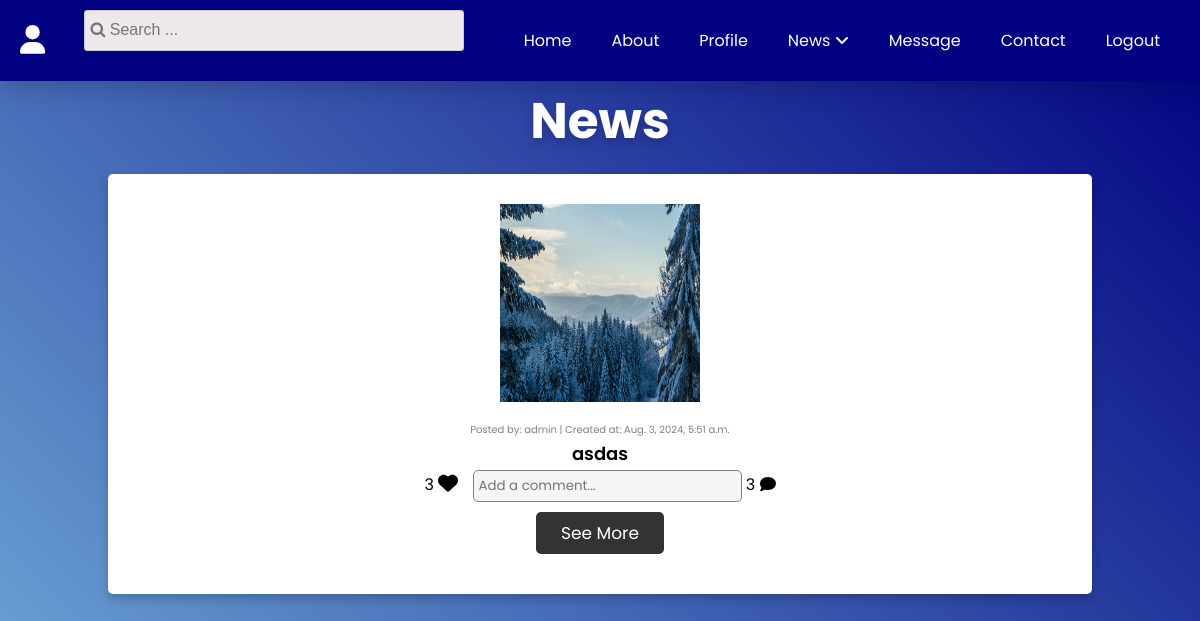
Page /news (signed in) on the committed database.
### myapp/models.py (models this page shows, shortened)
class Post(models.Model):
    user = models.ForeignKey(User, on_delete=models.CASCADE)
    content = models.TextField(null=True, blank=True)
    created_at = models.DateTimeField(auto_now_add=True)
    likes = models.ManyToManyField(User, related_name='liked_posts', through='Like')
    photo = models.ImageField(upload_to='post_photos/', null=True, blank=True)
    video = models.FileField(upload_to='post_videos/', null=True, blank=True)
    category_choices = [('Jobs', 'Jobs'), ('Events', 'Events'), ('News', 'News')]
    category = models.CharField(max_length=50, choices=category_choices, default='Events')
    link = models.URLField(blank=True, null=True)

### myapp/views.py (the view)
# urls.py: path('news', news, name='news'),
@login_required(login_url='login')
def news(request):
    query = request.GET.get('query', '')
    all_posts = Post.objects.filter(category__iexact='news')
    if query:
        all_posts = all_posts.filter(content__icontains=query)
    comment_form = CommentForm()
    return render(request, 'news.html', {
        'posts': all_posts,
        'comment_form': comment_form,
        'current_user': request.user
    })

### myapp/forms.py
class CommentForm(forms.ModelForm):
    class Meta:
        model = Comment
        fields = ['content']

### templates/news.html (shortened to what this page needs)
<!DOCTYPE html>
<html lang="en" dir="ltr">
  <head>
    {% load static %}
    <link rel="stylesheet" href="../static/css/user_view.css">
    <link rel="stylesheet" href="https://cdnjs.cloudflare.com/ajax/libs/font-awesome/5.15.3/css/all.min.css">
    <link href="https://cdnjs.cloudflare.com/ajax/libs/font-awesome/4.7.0/css/font-awesome.min.css" rel="stylesheet"/>
  </head>
  <body>
    <header>
        <a href="#" class="logo"><i class="fas fa-user"></i></a>
        <form action="{% url 'news' %}" method="get" class="form">
            <input type="text" id="search" name="query" placeholder="&#xF002; Search ..." style="font-family:Arial, FontAwesome" class="input">
        </form>
        <div class="navigation">
          <ul class="menu">
            <li class="menu-item"><a href="{% url 'home' %}">Home</a></li>
            <li class="menu-item">
              <a class="sub-btn" href="#about">About</a>
            </li>
            <li class="menu-item"><a href="{% url 'profile' %}">Profile</a></li>
            <li class="menu-item">
              <a class="sub-btn" href="#">News <i class="fas fa-angle-down"></i></a>
            </li>
            <li class="menu-item"><a href="{% url 'send_message' %}">Message</a></li>
            <li class="menu-item"><a href="#">Contact</a></li>
            <li class="menu-item"><a href="{% url 'logout' %}">Logout</a></li>
          </ul>
        </div>
      </header>
    <div class="container" data-profile-url="{% url 'user_profile' 'USERNAME_PLACEHOLDER' %}">
        <h1 class="heading">News</h1>
        <div class="box-container" id="container">
            {% for post in posts %}
            {% if post.category|lower == 'news' %}
            <div class="box" data-post-id="{{ post.id }}">
                <div class="photo">
                    {% if post.photo %}
                        <img src="{{ post.photo.url }}" alt="Post Photo" class="post-photo">
                    {% else %}
                        {% if not post.video %}
                            <p>No photo or video available</p>
                        {% endif %}
                    {% endif %}
                </div>
                <p class="post-info">Posted by: {{ post.user.username }} | Created at: {{ post.created_at }}</p>
                <p class="caption">{{ post.content }}</p>
                <span class="like-count">{{ post.likes.count }}</span>
                <i class="fas fa-heart like-icon like-button {% if request.user in post.likes.all %}liked{% endif %}" data-post-id="{{ post.id }}" id="like"></i>
                <form id="commentForm{{ post.id }}" class="comment-form" action="{% url 'post_comment' post.id %}">
                    <input type="text" id="commentInput{{ post.id }}" name="content" class="comment-input" placeholder="Add a comment...">
                </form>
                <span class="comment-count">{{ post.comments.count }}</span>
                <i class="fas fa-comment comment-icon" onclick="showMore(this)"></i><br>
                <a href="#" class="btn" onclick="showMore(this)">See More</a>
            </div>
            {% endif %}
            {% endfor %}
        </div>
    </div>
  </body>
</html>

### static/css/user_view.css (style rules this page uses)
html { scroll-behavior: smooth; }
* { margin: 0; padding: 0; box-sizing: border-box; font-family: "Poppins", sans-serif; }
.form { border-radius: 5px; display: flex; align-items: center; padding: 10px; width: 400px; right: 300px; }
.input[type="text"] { padding: 5px; border: 1px solid #ccc; border-radius: 3px; font-size: 16px; width: 100%; }
header { z-index: 999; position: fixed; top: 0; left: 0; width: 100%; display: flex; justify-content: space-between; align-items: center; background: navy; box-shadow: 0 5px 25px rgb(0 0 0 / 20%); padding: 0 20px; transition: 0.6s; }
header .logo { color: #fff; font-size: 1.8em; font-weight: 700; text-transform: uppercase; text-decoration: none; letter-spacing: 2px; }
header .navigation { position: relative; line-height: 75px; transition: 0.6s; transition-property: line-height; }
header .navigation .menu { position: relative; display: flex; justify-content: center; list-style: none; user-select: none; }
.menu-item > a { color: #fff; font-size: 1em; text-decoration: none; margin: 20px; padding: 25px 0; }
.container { background:linear-gradient(45deg, skyblue, navy); padding:15px 9%; padding-bottom: 100px; min-height: 150vh; }
.container .heading { text-align: center; padding-bottom: 15px; color:#fff; text-shadow: 0 5px 10px rgba(0,0,0,.2); font-size: 50px; margin-top: 7%; }
.container .box-container { display: grid; grid-template-columns: repeat(auto-fit, minmax(270px, 1fr)); gap:15px; }
.container .box-container .box { box-shadow: 0 5px 10px rgba(0,0,0,.2); border-radius: 5px; background: #fff; text-align: center; padding:30px 20px; height: 420px; }
.caption { color: black; font-size: 18px; line-height: 1.8; font-weight: 600; max-width: 100%; white-space: nowrap; overflow: hidden; text-overflow: ellipsis; }
.container .box-container .box .btn { display: inline-block; background:#333; color:#fff; font-size: 17px; border-radius: 5px; padding: 8px 25px; }
.photo { height: 55%; overflow: hidden; margin-bottom: 20px; }
.container .box-container .box img { height: 200px; width: 200px; }
.like-icon { color: black; font-size: 20px; margin-right: 10px; }
.comment-input { background-color: whitesmoke; padding: 5px; border: 1px solid gray; border-radius: 5px; }
.input { color:#777; font-size: 13px; line-height: 1.8; width: 70%; border-radius: 5px; padding: 0 5px; background-color: #EDE9E8; margin-bottom: 20px; overflow: hidden; }
.fa-comment { cursor: pointer; }
.box-container a { font-size: 12px; text-decoration: none; }
.post-info { color: gray; font-size: 10px; }
.comment-form { display: inline-block; margin-bottom: 10px; }

### rows in the picture
Post: photo (picture), user.username "admin", created_at "Aug. 3, 2024, 5:51 a.m.", content "asdas", likes.count "3", comments.count "3"
